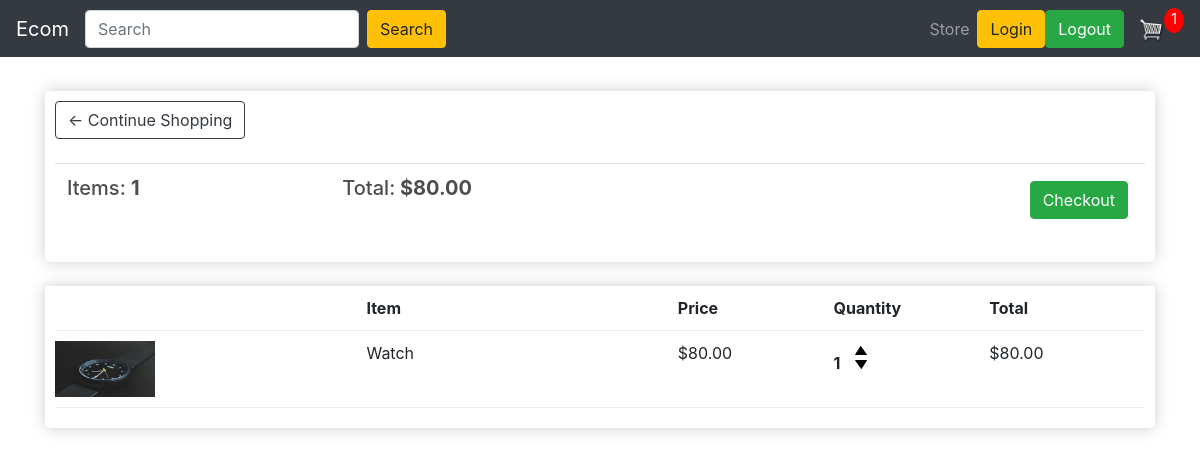
Page /cart/ (signed in) on the committed database.
### store/models.py (models this page shows, shortened)
class Order(models.Model):
    customer = models.ForeignKey(Customer,on_delete=models.SET_NULL,null=True,blank=True)
    date_ordered = models.DateTimeField(auto_now_add=True)
    complete = models.BooleanField(default=False,null=True,blank=True)
    transaction_id = models.CharField(max_length=200,null=True)
    @property
    def get_cart_total(self):
        orderitems = self.orderitem_set.all()
        total = sum([item.get_total for item in orderitems])
        return total
    @property
    def get_cart_item(self):
        orderitems = self.orderitem_set.all()
        total = sum([item.quantity for item in orderitems])
        return total

class OrderItem(models.Model):
    product = models.ForeignKey(Product,on_delete=models.SET_NULL,null=True,blank=True)
    order = models.ForeignKey(Order,on_delete=models.SET_NULL,null=True,blank=True)
    quantity = models.IntegerField(default=0,null=True,blank=True)
    date_added = models.DateTimeField(auto_now_add=True)
    @property
    def get_total(self):
        total = self.product.price * self.quantity
        return total

class Product(models.Model):
    name = models.CharField(max_length=200,null=True)
    price = models.DecimalField(max_digits=7, decimal_places=2)
    digital = models.BooleanField(default=False,null=True,blank=True)
    image = models.ImageField(null=True,blank=True)
    @property
    def imageURL(self):
        try:
            url = self.image.url
        except:
            url = ''
        return url

### store/views.py (the view)
# urls.py: path('cart/', views.cart, name='cart'),
def cart(request):
    data = cartData(request)
    items = data['items']
    order = data['order']
    cartItems = data['cartItems']
    context = {'items': items, 'order': order, 'cartItems': cartItems}
    return render(request, 'store/cart.html', context)

### store/utils.py (called while the page is built)
def cartData(request):
    if request.user.is_authenticated:
        customer = request.user.customer
        order, created = Order.objects.get_or_create(customer=customer, complete=False)
        items = order.orderitem_set.all()
        cartItems = order.get_cart_item
    else:
        cookieData = cookieCart(request)
        items = cookieData['items']
        order = cookieData['order']
        cartItems = cookieData['cartItems']
    return {'cartItems': cartItems, 'order': order, 'items': items}

### store/templates/store/cart.html
{% extends "store/main.html" %}
{% load static %}
{% block content %}
<div class="row">
    <div class="col-lg-12">
        <div class="box-element">
            <a class="btn btn-outline-dark" href="{% url 'store' %}">&#x2190; Continue Shopping</a>
            <br>
            <br>
            <table class="table">
                <tr>
                    <th>
                        <h5>Items: <strong>{{order.get_cart_item}}</strong></h5>
                    </th>
                    <th>
                        <h5>Total:<strong> ${{order.get_cart_total}}</strong></h5>
                    </th>
                    <th>
                        <a style="float:right; margin:5px;" class="btn btn-success"
                            href="{% url 'checkout' %}">Checkout</a>
                    </th>
                </tr>
            </table>
        </div>
        <br>
        <div class="box-element">
            <div class="cart-row">
                <div style="flex:2"></div>
                <div style="flex:2"><strong>Item</strong></div>
                <div style="flex:1"><strong>Price</strong></div>
                <div style="flex:1"><strong>Quantity</strong></div>
                <div style="flex:1"><strong>Total</strong></div>
            </div>
            {% for item in items %}
            <div class="cart-row">
                <div style="flex:2"><img class="row-image" src="{{item.product.imageURL}}"></div>
                <div style="flex:2">
                    <p>{{item.product.name}}</p>
                </div>
                <div style="flex:1">
                    <p>${{item.product.price|floatformat:2}}</p>
                </div>
                <div style="flex:1">
                    <p class="quantity">{{item.quantity}}</p>
                    <div class="quantity">
                        <img data-product="{{item.product.id}}" data-action="add" class="chg-quantity update-cart"
                            src="{% static  'images/arrow-up.png' %}">
                        <img data-product="{{item.product.id}}" data-action="remove" class="chg-quantity update-cart"
                            src="{% static  'images/arrow-down.png' %}">
                    </div>
                </div>
                <div style="flex:1">
                    <p>${{item.get_total}}</p>
                </div>
            </div>
            {% endfor %}
        </div>
    </div>
</div>
{% endblock content %}

### static/css/main.css (style rules this page uses)
body { background-color: hsl(0, 0%, 98%); }
h1,h2,h3,h4,h5,h6 { color:hsl(0, 0%, 30%); }
.box-element { box-shadow:hsl(0, 0%, 80%) 0 0 16px; background-color: #fff; border-radius: 4px; padding: 10px; }
.col-lg-4, .col-lg-6, .col-lg-8, .col-lg-12 { margin-top: 10px; }
.btn { border-radius: 0; }
.row-image { width: 100px; }
.cart-row { display: flex; align-items: flex-stretch; padding-bottom: 10px; margin-bottom: 10px; border-bottom: 1px solid #ececec; }
.quantity { display: inline-block; font-weight: 700; padding-right:10px; }
.chg-quantity { width: 12px; cursor: pointer; display: block; margin-top: 5px; transition:.1s; }

### rows in the picture
Order: get_cart_item "1", get_cart_total "80.00"
OrderItem: product.imageURL (picture), product.name "Watch", product.price "80.00", quantity "1", get_total "80.00"

### other values in the picture
{{ cartItems }} "1"
